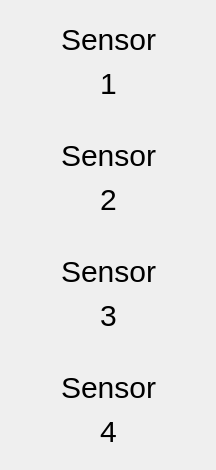
                   <widget class="QWidget" name="widget_stylesheet_left_sensors_page1" native="true">
                    <property name="styleSheet">
                     <string notr="true">QWidget#widget_sensor1 {
	border-image: url(display_widget.png);
    background-repeat: no-repeat;
    background-position: center;
    background-size: cover;
}

QWidget#widget_sensor2 {
	border-image: url(display_widget.png);
    background-repeat: no-repeat;
    background-position: center;
    background-size: cover;
}

QWidget#widget_sensor3 {
    border-image: url(display_widget.png);
    background-repeat: no-repeat;
    background-position: center;
    background-size: cover;
}

QWidget#widget_sensor4 {
    border-image: url(display_widget.png);
    background-repeat: no-repeat;
    background-position: center;
    background-size: cover;
}

QWidget{
font-size: 30px; font-family: Arial;
}
</string>
                    </property>
                    <layout class="QGridLayout" name="gridLayout_16">
                     <item row="0" column="0">
                      <widget class="QWidget" name="widget_sensor1" native="true">
                       <property name="sizePolicy">
                        <sizepolicy hsizetype="Preferred" vsizetype="Minimum">
                         <horstretch>0</horstretch>
                         <verstretch>0</verstretch>
                        </sizepolicy>
                       </property>
                       <property name="minimumSize">
                        <size>
                         <width>0</width>
                         <height>100</height>
                        </size>
                       </property>
                       <property name="maximumSize">
                        <size>
                         <width>16777215</width>
                         <height>16777215</height>
                        </size>
                       </property>
                       <property name="styleSheet">
                        <string notr="true">QWidget#widget_sensor1 {
    border-image: url(display_widget.png);
    background-repeat: no-repeat;
    background-position: center;
    background-size: cover;
}</string>
                       </property>
                       <layout class="QGridLayout" name="gridLayout_5" rowstretch="0">
                        <item row="0" column="0">
                         <layout class="QVBoxLayout" name="verticalLayout_6" stretch="1,1">
                          <item>
                           <layout class="QHBoxLayout" name="horizontalLayout_8">
                            <item>
                             <spacer name="horizontalSpacer_10">
                              <property name="orientation">
                               <enum>Qt::Horizontal</enum>
                              </property>
                              <property name="sizeHint" stdset="0">
                               <size>
                                <width>40</width>
                                <height>20</height>
                               </size>
                              </property>
                             </spacer>
                            </item>
                            <item>
                             <widget class="QLabel" name="lbl_p1_sensor_name1">
                              <property name="font">
                               <font>
                                <family>Arial</family>
                                <pointsize>-1</pointsize>
                               </font>
                              </property>
                              <property name="text">
                               <string>Sensor</string>
                              </property>
                              <property name="scaledContents">
                               <bool>true</bool>
                              </property>
                              <property name="alignment">
                               <set>Qt::AlignCenter</set>
                              </property>
                             </widget>
                            </item>
                            <item>
                             <spacer name="horizontalSpacer_6">
                              <property name="orientation">
                               <enum>Qt::Horizontal</enum>
                              </property>
                              <property name="sizeHint" stdset="0">
                               <size>
                                <width>40</width>
                                <height>20</height>
                               </size>
                              </property>
                             </spacer>
                            </item>
                           </layout>
                          </item>
                          <item>
                           <layout class="QHBoxLayout" name="horizontalLayout_10">
                            <item>
                             <spacer name="horizontalSpacer_12">
                              <property name="orientation">
                               <enum>Qt::Horizontal</enum>
                              </property>
                              <property name="sizeHint" stdset="0">
                               <size>
                                <width>40</width>
                                <height>20</height>
                               </size>
                              </property>
                             </spacer>
                            </item>
                            <item>
                             <widget class="QLabel" name="lbl_p1_sensor1">
                              <property name="text">
                               <string>1</string>
                              </property>
                              <property name="scaledContents">
                               <bool>true</bool>
                              </property>
                              <property name="alignment">
                               <set>Qt::AlignCenter</set>
                              </property>
                             </widget>
                            </item>
                            <item>
                             <spacer name="horizontalSpacer_11">
                              <property name="orientation">
                               <enum>Qt::Horizontal</enum>
                              </property>
                              <property name="sizeHint" stdset="0">
                               <size>
                                <width>40</width>
                                <height>20</height>
                               </size>
                              </property>
                             </spacer>
                            </item>
                           </layout>
                          </item>
                         </layout>
                        </item>
                       </layout>
                      </widget>
                     </item>
                     <item row="1" column="0">
                      <spacer name="verticalSpacer_8">
                       <property name="orientation">
                        <enum>Qt::Vertical</enum>
                       </property>
                       <property name="sizeHint" stdset="0">
                        <size>
                         <width>194</width>
                         <height>10</height>
                        </size>
                       </property>
                      </spacer>
                     </item>
                     <item row="2" column="0">
                      <widget class="QWidget" name="widget_sensor2" native="true">
                       <property name="sizePolicy">
                        <sizepolicy hsizetype="Preferred" vsizetype="Minimum">
                         <horstretch>0</horstretch>
                         <verstretch>0</verstretch>
                        </sizepolicy>
                       </property>
                       <property name="minimumSize">
                        <size>
                         <width>0</width>
                         <height>100</height>
                        </size>
                       </property>
                       <property name="maximumSize">
                        <size>
                         <width>16777215</width>
                         <height>16777215</height>
                        </size>
                       </property>
                       <property name="styleSheet">
                        <string notr="true">QWidget#widget_sensor2 {
    border-image: url(display_widget.png);
    background-repeat: no-repeat;
    background-position: center;
    background-size: cover;
}</string>
                       </property>
                       <layout class="QGridLayout" name="gridLayout_6">
                        <item row="0" column="0">
                         <layout class="QVBoxLayout" name="verticalLayout_10" stretch="1,1">
                          <item>
                           <layout class="QHBoxLayout" name="horizontalLayout_17">
                            <item>
                             <spacer name="horizontalSpacer_25">
                              <property name="orientation">
                               <enum>Qt::Horizontal</enum>
                              </property>
                              <property name="sizeHint" stdset="0">
                               <size>
                                <width>40</width>
                                <height>20</height>
                               </size>
                              </property>
                             </spacer>
                            </item>
                            <item>
                             <widget class="QLabel" name="lbl_p1_sensor_name2">
                              <property name="font">
                               <font>
                                <family>Arial</family>
                                <pointsize>-1</pointsize>
                               </font>
                              </property>
                              <property name="text">
                               <string>Sensor</string>
                              </property>
                              <property name="scaledContents">
                               <bool>true</bool>
                              </property>
                              <property name="alignment">
                               <set>Qt::AlignCenter</set>
                              </property>
                             </widget>
                            </item>
                            <item>
                             <spacer name="horizontalSpacer_26">
                              <property name="orientation">
                               <enum>Qt::Horizontal</enum>
                              </property>
                              <property name="sizeHint" stdset="0">
                               <size>
                                <width>40</width>
                                <height>20</height>
                               </size>
                              </property>
                             </spacer>
                            </item>
                           </layout>
                          </item>
                          <item>
                           <layout class="QHBoxLayout" name="horizontalLayout_18">
                            <item>
                             <spacer name="horizontalSpacer_27">
                              <property name="orientation">
                               <enum>Qt::Horizontal</enum>
                              </property>
                              <property name="sizeHint" stdset="0">
                               <size>
                                <width>40</width>
                                <height>20</height>
                               </size>
                              </property>
                             </spacer>
                            </item>
                            <item>
                             <widget class="QLabel" name="lbl_p1_sensor2">
                              <property name="text">
                               <string>2</string>
                              </property>
                              <property name="scaledContents">
                               <bool>true</bool>
                              </property>
                              <property name="alignment">
                               <set>Qt::AlignCenter</set>
                              </property>
                             </widget>
                            </item>
                            <item>
                             <spacer name="horizontalSpacer_28">
                              <property name="orientation">
                               <enum>Qt::Horizontal</enum>
                              </property>
                              <property name="sizeHint" stdset="0">
                               <size>
                                <width>40</width>
                                <height>20</height>
                               </size>
                              </property>
                             </spacer>
                            </item>
                           </layout>
                          </item>
                         </layout>
                        </item>
                       </layout>
                      </widget>
                     </item>
                     <item row="3" column="0">
                      <spacer name="verticalSpacer_7">
                       <property name="orientation">
                        <enum>Qt::Vertical</enum>
                       </property>
                       <property name="sizeHint" stdset="0">
                        <size>
                         <width>194</width>
                         <height>10</height>
                        </size>
                       </property>
                      </spacer>
                     </item>
                     <item row="4" column="0">
                      <widget class="QWidget" name="widget_sensor3" native="true">
                       <property name="sizePolicy">
                        <sizepolicy hsizetype="Preferred" vsizetype="Maximum">
                         <horstretch>0</horstretch>
                         <verstretch>0</verstretch>
                        </sizepolicy>
                       </property>
                       <property name="minimumSize">
                        <size>
                         <width>0</width>
                         <height>100</height>
                        </size>
                       </property>
                       <property name="maximumSize">
                        <size>
                         <width>16777215</width>
                         <height>16777215</height>
                        </size>
                       </property>
                       <property name="styleSheet">
                        <string notr="true">QWidget#widget_sensor3 {
    border-image: url(display_widget.png);
    background-repeat: no-repeat;
    background-position: center;
    background-size: cover;
}</string>
                       </property>
                       <layout class="QGridLayout" name="gridLayout_7">
                        <item row="1" column="0">
                         <layout class="QVBoxLayout" name="verticalLayout_11" stretch="1,1">
                          <item>
                           <layout class="QHBoxLayout" name="horizontalLayout_19">
                            <item>
                             <spacer name="horizontalSpacer_29">
                              <property name="orientation">
                               <enum>Qt::Horizontal</enum>
                              </property>
                              <property name="sizeHint" stdset="0">
                               <size>
                                <width>40</width>
                                <height>20</height>
                               </size>
                              </property>
                             </spacer>
                            </item>
                            <item>
                             <widget class="QLabel" name="lbl_p1_sensor_name3">
                              <property name="font">
                               <font>
                                <family>Arial</family>
                                <pointsize>-1</pointsize>
                               </font>
                              </property>
                              <property name="text">
                               <string>Sensor</string>
                              </property>
                              <property name="scaledContents">
                               <bool>true</bool>
                              </property>
                              <property name="alignment">
                               <set>Qt::AlignCenter</set>
                              </property>
                             </widget>
                            </item>
                            <item>
                             <spacer name="horizontalSpacer_30">
                              <property name="orientation">
                               <enum>Qt::Horizontal</enum>
                              </property>
                              <property name="sizeHint" stdset="0">
                               <size>
                                <width>40</width>
                                <height>20</height>
                               </size>
                              </property>
                             </spacer>
                            </item>
                           </layout>
                          </item>
                          <item>
                           <layout class="QHBoxLayout" name="horizontalLayout_20">
                            <item>
                             <spacer name="horizontalSpacer_31">
                              <property name="orientation">
                               <enum>Qt::Horizontal</enum>
                              </property>
                              <property name="sizeHint" stdset="0">
                               <size>
                                <width>40</width>
                                <height>20</height>
                               </size>
                              </property>
                             </spacer>
                            </item>
                            <item>
                             <widget class="QLabel" name="lbl_p1_sensor3">
                              <property name="text">
                               <string>3</string>
                              </property>
                              <property name="scaledContents">
                               <bool>true</bool>
                              </property>
                              <property name="alignment">
                               <set>Qt::AlignCenter</set>
                              </property>
                             </widget>
                            </item>
                            <item>
                             <spacer name="horizontalSpacer_32">
                              <property name="orientation">
                               <enum>Qt::Horizontal</enum>
                              </property>
                              <property name="sizeHint" stdset="0">
                               <size>
                                <width>40</width>
                                <height>20</height>
                               </size>
                              </property>
                             </spacer>
                            </item>
                           </layout>
                          </item>
                         </layout>
                        </item>
                       </layout>
                      </widget>
                     </item>
                     <item row="5" column="0">
                      <spacer name="verticalSpacer_3">
                       <property name="orientation">
                        <enum>Qt::Vertical</enum>
                       </property>
                       <property name="sizeHint" stdset="0">
                        <size>
                         <width>194</width>
                         <height>10</height>
                        </size>
                       </property>
                      </spacer>
                     </item>
                     <item row="6" column="0">
                      <widget class="QWidget" name="widget_sensor4" native="true">
                       <property name="sizePolicy">
                        <sizepolicy hsizetype="Preferred" vsizetype="Minimum">
                         <horstretch>0</horstretch>
                         <verstretch>0</verstretch>
                        </sizepolicy>
                       </property>
                       <property name="minimumSize">
                        <size>
                         <width>0</width>
                         <height>100</height>
                        </size>
                       </property>
                       <property name="styleSheet">
                        <string notr="true">QWidget#widget_sensor4 {
    border-image: url(display_widget.png);
    background-repeat: no-repeat;
    background-position: center;
    background-size: cover;
}</string>
                       </property>
                       <layout class="QGridLayout" name="gridLayout_8">
                        <item row="1" column="0">
                         <layout class="QVBoxLayout" name="verticalLayout_12" stretch="1,1">
                          <item>
                           <layout class="QHBoxLayout" name="horizontalLayout_21">
                            <item>
                             <spacer name="horizontalSpacer_33">
                              <property name="orientation">
                               <enum>Qt::Horizontal</enum>
                              </property>
                              <property name="sizeHint" stdset="0">
                               <size>
                                <width>40</width>
                                <height>20</height>
                               </size>
                              </property>
                             </spacer>
                            </item>
                            <item>
                             <widget class="QLabel" name="lbl_p1_sensor_name4">
                              <property name="font">
                               <font>
                                <family>Arial</family>
                                <pointsize>-1</pointsize>
                               </font>
                              </property>
                              <property name="text">
                               <string>Sensor</string>
                              </property>
                              <property name="scaledContents">
                               <bool>true</bool>
                              </property>
                              <property name="alignment">
                               <set>Qt::AlignCenter</set>
                              </property>
                             </widget>
                            </item>
                            <item>
                             <spacer name="horizontalSpacer_34">
                              <property name="orientation">
                               <enum>Qt::Horizontal</enum>
                              </property>
                              <property name="sizeHint" stdset="0">
                               <size>
                                <width>40</width>
                                <height>20</height>
                               </size>
                              </property>
                             </spacer>
                            </item>
                           </layout>
                          </item>
                          <item>
                           <layout class="QHBoxLayout" name="horizontalLayout_22">
                            <item>
                             <spacer name="horizontalSpacer_35">
                              <property name="orientation">
                               <enum>Qt::Horizontal</enum>
                              </property>
                              <property name="sizeHint" stdset="0">
                               <size>
                                <width>40</width>
                                <height>20</height>
                               </size>
                              </property>
                             </spacer>
                            </item>
                            <item>
                             <widget class="QLabel" name="lbl_p1_sensor4">
                              <property name="text">
                               <string>4</string>
                              </property>
                              <property name="scaledContents">
                               <bool>true</bool>
                              </property>
                              <property name="alignment">
                               <set>Qt::AlignCenter</set>
                              </property>
                             </widget>
                            </item>
                            <item>
                             <spacer name="horizontalSpacer_36">
                              <property name="orientation">
                               <enum>Qt::Horizontal</enum>
                              </property>
                              <property name="sizeHint" stdset="0">
                               <size>
                                <width>40</width>
                                <height>20</height>
                               </size>
                              </property>
                             </spacer>
                            </item>
                           </layout>
                          </item>
                         </layout>
                        </item>
                       </layout>
                      </widget>
                     </item>
                    </layout>
                   </widget>
